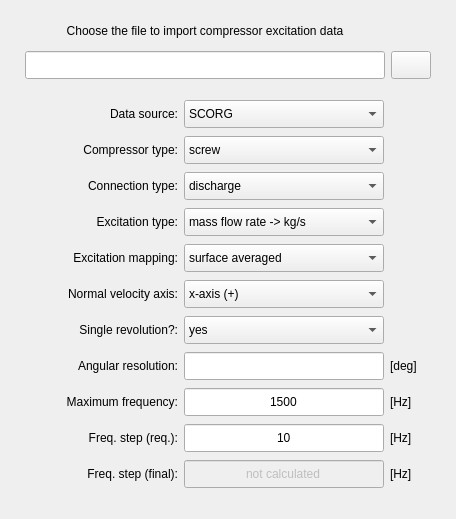
            <widget class="QWidget" name="scrollAreaWidgetContents">
             <property name="geometry">
              <rect>
               <x>0</x>
               <y>0</y>
               <width>456</width>
               <height>519</height>
              </rect>
             </property>
             <layout class="QGridLayout" name="gridLayout">
              <item row="1" column="0">
               <widget class="QFrame" name="frame_5">
                <property name="frameShape">
                 <enum>QFrame::NoFrame</enum>
                </property>
                <property name="frameShadow">
                 <enum>QFrame::Raised</enum>
                </property>
                <layout class="QGridLayout" name="gridLayout_11">
                 <item row="1" column="2">
                  <widget class="QComboBox" name="comboBox_data_source">
                   <property name="minimumSize">
                    <size>
                     <width>200</width>
                     <height>28</height>
                    </size>
                   </property>
                   <property name="maximumSize">
                    <size>
                     <width>16777215</width>
                     <height>28</height>
                    </size>
                   </property>
                   <item>
                    <property name="text">
                     <string>SCORG</string>
                    </property>
                   </item>
                   <item>
                    <property name="text">
                     <string>CFD</string>
                    </property>
                   </item>
                   <item>
                    <property name="text">
                     <string>Other</string>
                    </property>
                   </item>
                  </widget>
                 </item>
                 <item row="8" column="3">
                  <widget class="QLabel" name="label_7">
                   <property name="text">
                    <string>[deg]</string>
                   </property>
                  </widget>
                 </item>
                 <item row="6" column="1">
                  <widget class="QLabel" name="label_normal_velocity_axis">
                   <property name="minimumSize">
                    <size>
                     <width>140</width>
                     <height>28</height>
                    </size>
                   </property>
                   <property name="maximumSize">
                    <size>
                     <width>16777215</width>
                     <height>28</height>
                    </size>
                   </property>
                   <property name="text">
                    <string>Normal velocity axis:</string>
                   </property>
                   <property name="alignment">
                    <set>Qt::AlignRight|Qt::AlignTrailing|Qt::AlignVCenter</set>
                   </property>
                  </widget>
                 </item>
                 <item row="8" column="1">
                  <widget class="QLabel" name="label_6">
                   <property name="minimumSize">
                    <size>
                     <width>140</width>
                     <height>28</height>
                    </size>
                   </property>
                   <property name="maximumSize">
                    <size>
                     <width>16777215</width>
                     <height>28</height>
                    </size>
                   </property>
                   <property name="text">
                    <string>Angular resolution:</string>
                   </property>
                   <property name="alignment">
                    <set>Qt::AlignRight|Qt::AlignTrailing|Qt::AlignVCenter</set>
                   </property>
                  </widget>
                 </item>
                 <item row="6" column="2">
                  <widget class="QComboBox" name="comboBox_normal_velocity_axis">
                   <property name="minimumSize">
                    <size>
                     <width>200</width>
                     <height>28</height>
                    </size>
                   </property>
                   <property name="maximumSize">
                    <size>
                     <width>16777215</width>
                     <height>28</height>
                    </size>
                   </property>
                   <item>
                    <property name="text">
                     <string>x-axis (+)</string>
                    </property>
                   </item>
                   <item>
                    <property name="text">
                     <string>y-axis (+)</string>
                    </property>
                   </item>
                   <item>
                    <property name="text">
                     <string>z-axis (+)</string>
                    </property>
                   </item>
                   <item>
                    <property name="text">
                     <string>x-axis (-)</string>
                    </property>
                   </item>
                   <item>
                    <property name="text">
                     <string>y-axis (-)</string>
                    </property>
                   </item>
                   <item>
                    <property name="text">
                     <string>z-axis (-)</string>
                    </property>
                   </item>
                  </widget>
                 </item>
                 <item row="9" column="1">
                  <widget class="QLabel" name="label_9">
                   <property name="minimumSize">
                    <size>
                     <width>140</width>
                     <height>28</height>
                    </size>
                   </property>
                   <property name="maximumSize">
                    <size>
                     <width>16777215</width>
                     <height>28</height>
                    </size>
                   </property>
                   <property name="text">
                    <string>Maximum frequency:</string>
                   </property>
                   <property name="alignment">
                    <set>Qt::AlignRight|Qt::AlignTrailing|Qt::AlignVCenter</set>
                   </property>
                  </widget>
                 </item>
                 <item row="9" column="2">
                  <widget class="QLineEdit" name="lineEdit_maximum_frequency">
                   <property name="minimumSize">
                    <size>
                     <width>200</width>
                     <height>28</height>
                    </size>
                   </property>
                   <property name="maximumSize">
                    <size>
                     <width>16777215</width>
                     <height>28</height>
                    </size>
                   </property>
                   <property name="text">
                    <string>1500</string>
                   </property>
                   <property name="alignment">
                    <set>Qt::AlignCenter</set>
                   </property>
                  </widget>
                 </item>
                 <item row="10" column="2">
                  <widget class="QLineEdit" name="lineEdit_frequency_resolution_required">
                   <property name="minimumSize">
                    <size>
                     <width>200</width>
                     <height>28</height>
                    </size>
                   </property>
                   <property name="maximumSize">
                    <size>
                     <width>16777215</width>
                     <height>28</height>
                    </size>
                   </property>
                   <property name="text">
                    <string>10</string>
                   </property>
                   <property name="alignment">
                    <set>Qt::AlignCenter</set>
                   </property>
                  </widget>
                 </item>
                 <item row="10" column="3">
                  <widget class="QLabel" name="label_10">
                   <property name="text">
                    <string>[Hz]</string>
                   </property>
                  </widget>
                 </item>
                 <item row="9" column="3">
                  <widget class="QLabel" name="label_11">
                   <property name="text">
                    <string>[Hz]</string>
                   </property>
                  </widget>
                 </item>
                 <item row="7" column="2">
                  <widget class="QComboBox" name="comboBox_single_revolution">
                   <property name="minimumSize">
                    <size>
                     <width>200</width>
                     <height>28</height>
                    </size>
                   </property>
                   <property name="maximumSize">
                    <size>
                     <width>16777215</width>
                     <height>28</height>
                    </size>
                   </property>
                   <property name="currentIndex">
                    <number>0</number>
                   </property>
                   <item>
                    <property name="text">
                     <string>yes</string>
                    </property>
                   </item>
                   <item>
                    <property name="text">
                     <string>no</string>
                    </property>
                   </item>
                  </widget>
                 </item>
                 <item row="7" column="1">
                  <widget class="QLabel" name="label_14">
                   <property name="minimumSize">
                    <size>
                     <width>140</width>
                     <height>28</height>
                    </size>
                   </property>
                   <property name="maximumSize">
                    <size>
                     <width>16777215</width>
                     <height>28</height>
                    </size>
                   </property>
                   <property name="text">
                    <string>Single revolution?:</string>
                   </property>
                   <property name="alignment">
                    <set>Qt::AlignRight|Qt::AlignTrailing|Qt::AlignVCenter</set>
                   </property>
                  </widget>
                 </item>
                 <item row="5" column="2">
                  <widget class="QComboBox" name="comboBox_excitation_mapping">
                   <property name="minimumSize">
                    <size>
                     <width>200</width>
                     <height>28</height>
                    </size>
                   </property>
                   <property name="maximumSize">
                    <size>
                     <width>16777215</width>
                     <height>28</height>
                    </size>
                   </property>
                   <item>
                    <property name="text">
                     <string>surface averaged</string>
                    </property>
                   </item>
                   <item>
                    <property name="text">
                     <string>nodal mapping</string>
                    </property>
                   </item>
                  </widget>
                 </item>
                 <item row="1" column="1">
                  <widget class="QLabel" name="label_5">
                   <property name="minimumSize">
                    <size>
                     <width>140</width>
                     <height>28</height>
                    </size>
                   </property>
                   <property name="maximumSize">
                    <size>
                     <width>16777215</width>
                     <height>28</height>
                    </size>
                   </property>
                   <property name="text">
                    <string>Data source:</string>
                   </property>
                   <property name="alignment">
                    <set>Qt::AlignRight|Qt::AlignTrailing|Qt::AlignVCenter</set>
                   </property>
                  </widget>
                 </item>
                 <item row="3" column="1">
                  <widget class="QLabel" name="label_15">
                   <property name="minimumSize">
                    <size>
                     <width>140</width>
                     <height>28</height>
                    </size>
                   </property>
                   <property name="maximumSize">
                    <size>
                     <width>16777215</width>
                     <height>28</height>
                    </size>
                   </property>
                   <property name="text">
                    <string>Connection type:</string>
                   </property>
                   <property name="alignment">
                    <set>Qt::AlignRight|Qt::AlignTrailing|Qt::AlignVCenter</set>
                   </property>
                  </widget>
                 </item>
                 <item row="5" column="1">
                  <widget class="QLabel" name="label_excitation_mapping">
                   <property name="minimumSize">
                    <size>
                     <width>140</width>
                     <height>28</height>
                    </size>
                   </property>
                   <property name="maximumSize">
                    <size>
                     <width>16777215</width>
                     <height>28</height>
                    </size>
                   </property>
                   <property name="text">
                    <string>Excitation mapping:</string>
                   </property>
                   <property name="alignment">
                    <set>Qt::AlignRight|Qt::AlignTrailing|Qt::AlignVCenter</set>
                   </property>
                  </widget>
                 </item>
                 <item row="10" column="1">
                  <widget class="QLabel" name="label_8">
                   <property name="minimumSize">
                    <size>
                     <width>140</width>
                     <height>28</height>
                    </size>
                   </property>
                   <property name="maximumSize">
                    <size>
                     <width>16777215</width>
                     <height>28</height>
                    </size>
                   </property>
                   <property name="text">
                    <string>Freq. step (req.):</string>
                   </property>
                   <property name="alignment">
                    <set>Qt::AlignRight|Qt::AlignTrailing|Qt::AlignVCenter</set>
                   </property>
                  </widget>
                 </item>
                 <item row="12" column="0">
                  <spacer name="horizontalSpacer_6">
                   <property name="orientation">
                    <enum>Qt::Horizontal</enum>
                   </property>
                   <property name="sizeHint" stdset="0">
                    <size>
                     <width>40</width>
                     <height>20</height>
                    </size>
                   </property>
                  </spacer>
                 </item>
                 <item row="3" column="2">
                  <widget class="QComboBox" name="comboBox_connection_type">
                   <property name="minimumSize">
                    <size>
                     <width>200</width>
                     <height>28</height>
                    </size>
                   </property>
                   <property name="maximumSize">
                    <size>
                     <width>16777215</width>
                     <height>28</height>
                    </size>
                   </property>
                   <item>
                    <property name="text">
                     <string>discharge</string>
                    </property>
                   </item>
                   <item>
                    <property name="text">
                     <string>suction</string>
                    </property>
                   </item>
                  </widget>
                 </item>
                 <item row="2" column="1">
                  <widget class="QLabel" name="label_16">
                   <property name="minimumSize">
                    <size>
                     <width>140</width>
                     <height>28</height>
                    </size>
                   </property>
                   <property name="maximumSize">
                    <size>
                     <width>16777215</width>
                     <height>28</height>
                    </size>
                   </property>
                   <property name="text">
                    <string>Compressor type:</string>
                   </property>
                   <property name="alignment">
                    <set>Qt::AlignRight|Qt::AlignTrailing|Qt::AlignVCenter</set>
                   </property>
                  </widget>
                 </item>
                 <item row="8" column="2">
                  <widget class="QLineEdit" name="lineEdit_angular_resolution">
                   <property name="minimumSize">
                    <size>
                     <width>200</width>
                     <height>28</height>
                    </size>
                   </property>
                   <property name="maximumSize">
                    <size>
                     <width>16777215</width>
                     <height>28</height>
                    </size>
                   </property>
                   <property name="text">
                    <string/>
                   </property>
                   <property name="alignment">
                    <set>Qt::AlignCenter</set>
                   </property>
                  </widget>
                 </item>
                 <item row="2" column="2">
                  <widget class="QComboBox" name="comboBox_compressor_type">
                   <property name="minimumSize">
                    <size>
                     <width>200</width>
                     <height>28</height>
                    </size>
                   </property>
                   <property name="maximumSize">
                    <size>
                     <width>16777215</width>
                     <height>28</height>
                    </size>
                   </property>
                   <item>
                    <property name="text">
                     <string>screw</string>
                    </property>
                   </item>
                   <item>
                    <property name="text">
                     <string>centrifugal</string>
                    </property>
                   </item>
                   <item>
                    <property name="text">
                     <string>reciprocating</string>
                    </property>
                   </item>
                  </widget>
                 </item>
                 <item row="12" column="1">
                  <widget class="QLabel" name="label_12">
                   <property name="minimumSize">
                    <size>
                     <width>140</width>
                     <height>28</height>
                    </size>
                   </property>
                   <property name="maximumSize">
                    <size>
                     <width>16777215</width>
                     <height>28</height>
                    </size>
                   </property>
                   <property name="text">
                    <string>Freq. step (final):</string>
                   </property>
                   <property name="alignment">
                    <set>Qt::AlignRight|Qt::AlignTrailing|Qt::AlignVCenter</set>
                   </property>
                  </widget>
                 </item>
                 <item row="12" column="2">
                  <widget class="QLineEdit" name="lineEdit_frequency_resolution">
                   <property name="enabled">
                    <bool>false</bool>
                   </property>
                   <property name="minimumSize">
                    <size>
                     <width>200</width>
                     <height>28</height>
                    </size>
                   </property>
                   <property name="maximumSize">
                    <size>
                     <width>16777215</width>
                     <height>28</height>
                    </size>
                   </property>
                   <property name="text">
                    <string>not calculated</string>
                   </property>
                   <property name="alignment">
                    <set>Qt::AlignCenter</set>
                   </property>
                  </widget>
                 </item>
                 <item row="12" column="4">
                  <spacer name="horizontalSpacer_7">
                   <property name="orientation">
                    <enum>Qt::Horizontal</enum>
                   </property>
                   <property name="sizeHint" stdset="0">
                    <size>
                     <width>40</width>
                     <height>20</height>
                    </size>
                   </property>
                  </spacer>
                 </item>
                 <item row="12" column="3">
                  <widget class="QLabel" name="label_13">
                   <property name="text">
                    <string>[Hz]</string>
                   </property>
                  </widget>
                 </item>
                 <item row="4" column="2">
                  <widget class="QComboBox" name="comboBox_excitation_type">
                   <property name="minimumSize">
                    <size>
                     <width>200</width>
                     <height>28</height>
                    </size>
                   </property>
                   <property name="maximumSize">
                    <size>
                     <width>16777215</width>
                     <height>28</height>
                    </size>
                   </property>
                   <item>
                    <property name="text">
                     <string>mass flow rate -&gt; kg/s</string>
                    </property>
                   </item>
                   <item>
                    <property name="text">
                     <string>surface velocity -&gt; m/s</string>
                    </property>
                   </item>
                   <item>
                    <property name="text">
                     <string>volumetric flow rate -&gt; m³/s</string>
                    </property>
                   </item>
                  </widget>
                 </item>
                 <item row="4" column="1">
                  <widget class="QLabel" name="label_17">
                   <property name="minimumSize">
                    <size>
                     <width>140</width>
                     <height>28</height>
                    </size>
                   </property>
                   <property name="maximumSize">
                    <size>
                     <width>16777215</width>
                     <height>28</height>
                    </size>
                   </property>
                   <property name="text">
                    <string>Excitation type:</string>
                   </property>
                   <property name="alignment">
                    <set>Qt::AlignRight|Qt::AlignTrailing|Qt::AlignVCenter</set>
                   </property>
                  </widget>
                 </item>
                </layout>
               </widget>
              </item>
              <item row="0" column="0">
               <widget class="QFrame" name="frame_9">
                <property name="minimumSize">
                 <size>
                  <width>260</width>
                  <height>72</height>
                 </size>
                </property>
                <property name="maximumSize">
                 <size>
                  <width>16777215</width>
                  <height>72</height>
                 </size>
                </property>
                <property name="frameShape">
                 <enum>QFrame::NoFrame</enum>
                </property>
                <property name="frameShadow">
                 <enum>QFrame::Raised</enum>
                </property>
                <layout class="QGridLayout" name="gridLayout_2">
                 <property name="leftMargin">
                  <number>4</number>
                 </property>
                 <property name="topMargin">
                  <number>4</number>
                 </property>
                 <property name="rightMargin">
                  <number>4</number>
                 </property>
                 <property name="bottomMargin">
                  <number>4</number>
                 </property>
                 <property name="spacing">
                  <number>6</number>
                 </property>
                 <item row="1" column="0">
                  <spacer name="horizontalSpacer_11">
                   <property name="orientation">
                    <enum>Qt::Horizontal</enum>
                   </property>
                   <property name="sizeHint" stdset="0">
                    <size>
                     <width>40</width>
                     <height>20</height>
                    </size>
                   </property>
                  </spacer>
                 </item>
                 <item row="1" column="1">
                  <widget class="QLineEdit" name="lineEdit_table_path">
                   <property name="enabled">
                    <bool>true</bool>
                   </property>
                   <property name="minimumSize">
                    <size>
                     <width>360</width>
                     <height>28</height>
                    </size>
                   </property>
                   <property name="maximumSize">
                    <size>
                     <width>600</width>
                     <height>28</height>
                    </size>
                   </property>
                   <property name="font">
                    <font>
                     <pointsize>9</pointsize>
                     <weight>50</weight>
                     <bold>false</bold>
                    </font>
                   </property>
                   <property name="styleSheet">
                    <string notr="true"/>
                   </property>
                   <property name="alignment">
                    <set>Qt::AlignCenter</set>
                   </property>
                   <property name="clearButtonEnabled">
                    <bool>true</bool>
                   </property>
                  </widget>
                 </item>
                 <item row="1" column="4">
                  <spacer name="horizontalSpacer_12">
                   <property name="orientation">
                    <enum>Qt::Horizontal</enum>
                   </property>
                   <property name="sizeHint" stdset="0">
                    <size>
                     <width>40</width>
                     <height>20</height>
                    </size>
                   </property>
                  </spacer>
                 </item>
                 <item row="1" column="2">
                  <widget class="QPushButton" name="pushButton_load_table">
                   <property name="enabled">
                    <bool>true</bool>
                   </property>
                   <property name="sizePolicy">
                    <sizepolicy hsizetype="Expanding" vsizetype="Fixed">
                     <horstretch>0</horstretch>
                     <verstretch>0</verstretch>
                    </sizepolicy>
                   </property>
                   <property name="minimumSize">
                    <size>
                     <width>40</width>
                     <height>28</height>
                    </size>
                   </property>
                   <property name="maximumSize">
                    <size>
                     <width>40</width>
                     <height>28</height>
                    </size>
                   </property>
                   <property name="font">
                    <font>
                     <family>MS Shell Dlg 2</family>
                     <pointsize>10</pointsize>
                     <weight>50</weight>
                     <italic>false</italic>
                     <bold>false</bold>
                    </font>
                   </property>
                   <property name="styleSheet">
                    <string notr="true"/>
                   </property>
                   <property name="text">
                    <string/>
                   </property>
                   <property name="icon">
                    <iconset resource="../../../../icons/resources.qrc">
                     <normaloff>:/icons/document_search_blue.png</normaloff>:/icons/document_search_blue.png</iconset>
                   </property>
                   <property name="iconSize">
                    <size>
                     <width>20</width>
                     <height>20</height>
                    </size>
                   </property>
                   <property name="autoDefault">
                    <bool>false</bool>
                   </property>
                  </widget>
                 </item>
                 <item row="0" column="1">
                  <widget class="QLabel" name="label_4">
                   <property name="minimumSize">
                    <size>
                     <width>0</width>
                     <height>32</height>
                    </size>
                   </property>
                   <property name="maximumSize">
                    <size>
                     <width>16777215</width>
                     <height>32</height>
                    </size>
                   </property>
                   <property name="frameShape">
                    <enum>QFrame::NoFrame</enum>
                   </property>
                   <property name="text">
                    <string>Choose the file to import compressor excitation data</string>
                   </property>
                   <property name="alignment">
                    <set>Qt::AlignCenter</set>
                   </property>
                  </widget>
                 </item>
                </layout>
               </widget>
              </item>
             </layout>
            </widget>
